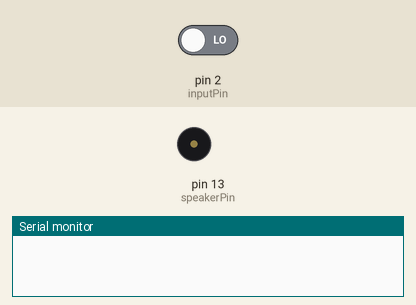
The sketch below on a simulated Arduino Uno, built with avr-gcc and run on an emulated ATmega328P. Parts: buzzer (waves = sounding), the last lines printed to the serial monitor. The test bench sets the inputs (shaded band); at power-on: pin 2 (inputPin) LOW.

Above: at 1.2 s.
1.3 s: pin 2 (inputPin) driven HIGH
At 1.6 s:
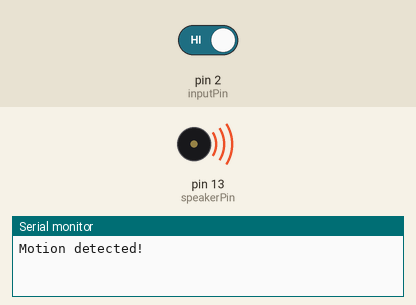
2.8 s: pin 2 (inputPin) driven LOW
At 3.9 s:
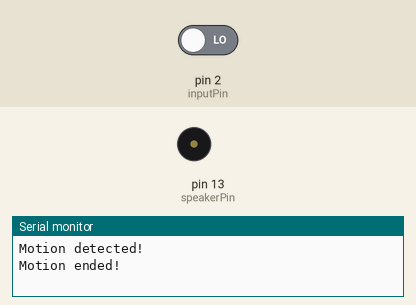
Timing chart, 0 to 5.8 s (numbered marks = the images above; inputs shaded):
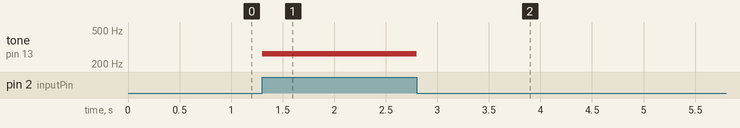

The sketch:

motionAlarm.ino
```cpp
/*
   PIR sensor tester
*/

int speakerPin = 13;
int inputPin = 2;               // choose the input pin (for PIR sensor)

// using this variable to show text message only when change occurrs
bool previousValue = LOW;
int val = 0;                    // variable for reading the pin status


void setup() {
  pinMode(speakerPin, OUTPUT);      // declare speaker as output
  pinMode(inputPin, INPUT);     // declare sensor as input
  Serial.begin(9600);
}

void loop() {
  val = digitalRead(inputPin);  // read input value
  if (val == HIGH) {
      tone(speakerPin, 262, 3000);
    if (previousValue == LOW) {
      Serial.println("Motion detected!");
      previousValue = HIGH;
    }
  } else {
       noTone(speakerPin);
    if (previousValue == HIGH) {
      Serial.println("Motion ended!");
      // We only want to print on if change happened
      previousValue = LOW;
    }
  }
}
```

Measured:
- after the input at 1.3 s, tone on pin 13 (speakerPin): silent → 262 Hz at once
- after the input at 2.8 s, tone on pin 13 (speakerPin): 262 Hz → silent at once
